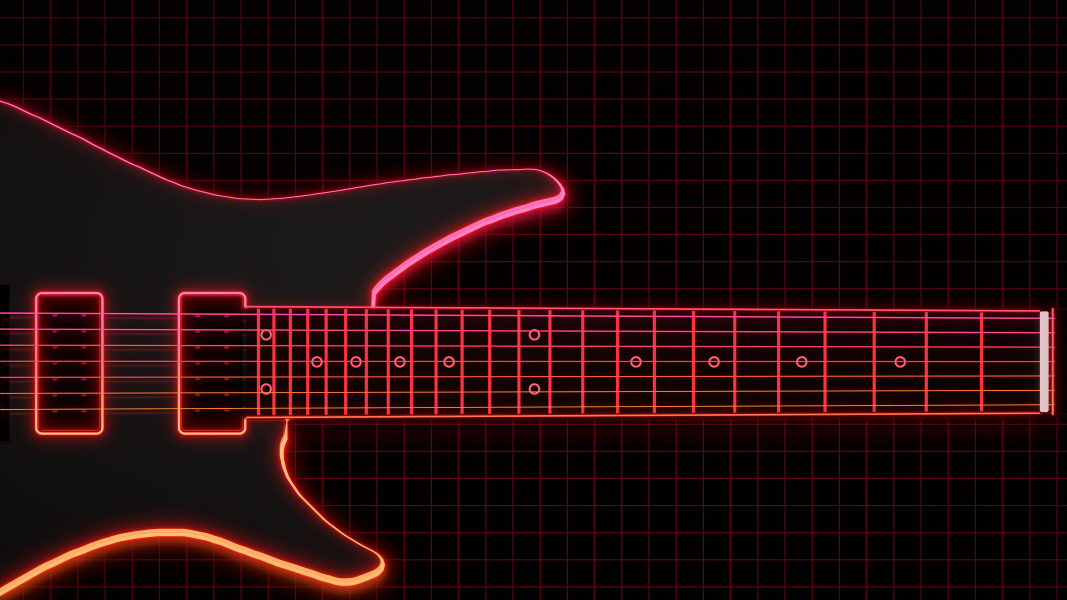
#> input picture resources/guitar/guitar.jpg, 3200 x 1800 px (shown at 1/3 size)
$ python trace_body.py guitar.jpg guitar.jpg 5 1.0
#> lines starting #> are read from the running program, lines starting #| are printed output that depends on the picture; after the words box and inside, x2 and y2 are one past the last pixel; in counts of white or black regions, pixels touching at a corner belong together
# Traces a guitar body's outline off a photo, for guitar3d.py (PR7-I 0.4.0's body came from the owner's photo this way).
# The photo: the guitar straight on, neck up, on a plain light background. Writes the outline in millimetres from the
# fretboard's end (toward the neck +x) and the neck's centre line (toward the low strings +y), as body-outline.json.
#   python3 trace_body.py <photo> <out.json> [board end row] [neck width mm]
#   board end row: the photo's pixel row where the fretboard ends (default: asked of you by looking at the preview)
#   neck width mm: the neck's width there, which scales the photo (default 64, PR7-I's neck)
# It also writes <out>.png, the outline drawn on the photo, to check by eye. Needs OpenCV (pip install opencv-python-headless).
# The photo itself is never committed: only the outline is.
import cv2, numpy as np, sys, json, os
# Options (environment), for photos unlike the RG one (their defaults keep that trace exactly as it was):
#   TRACE_SHADOWS=1      pale grey (bright, colourless) pixels count as background: a drop shadow isn't body
#   TRACE_NECK_ROWS=n    measure the neck in the photo's top n rows only (above the horns, where only the neck is)
#   TRACE_SMOOTH=n       smooth the outline over n pixels (a phone photo's edge is ragged with the wood's grain and JPEG)

src, out = sys.argv[1], sys.argv[2]
board_end = int(sys.argv[3]) if len(sys.argv) > 3 else None
neck_mm = float(sys.argv[4]) if len(sys.argv) > 4 else 64.0
im = cv2.imread(src)
#> im is the input picture: shape (1800, 3200, 3); mean B, G, R 10.3, 9, 32.1
g = cv2.cvtColor(im, cv2.COLOR_BGR2GRAY)
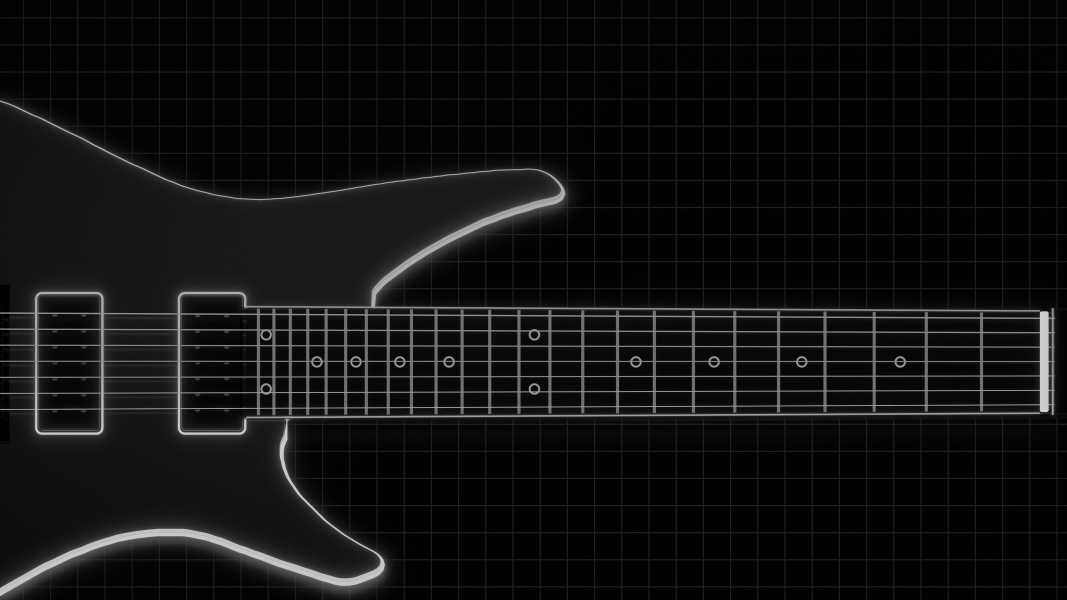
#> g: shape (1800, 3200) (shown at 1/3 size); min 0, max 219, mean 16.2
h, w = g.shape
#> h = 1800; w = 3200
# the guitar: everything not joined to the background at the photo's corners
fg = (g < 235).astype(np.uint8)
#> fg: shape (1800, 3200); every value is 1
plain = fg.copy()   # (the neck is measured on this: with TRACE_SHADOWS the pale fret wires would break it up)
if os.environ.get("TRACE_SHADOWS") == "1":
    spread = im.max(axis=2).astype(int) - im.min(axis=2).astype(int)
    fg[(g > 150) & (spread < 14)] = 0   # light and neutral grey: a shadow (pale wood has a tint, so it stays)
ff = (1 - fg).copy()
#> ff: shape (1800, 3200); every value is 0
mask = np.zeros((h + 2, w + 2), np.uint8)
for corner in ((0, 0), (w - 1, h - 1)):   # (as PR7-I 0.4.0's trace: the outline must come out the same)
    if ff[corner[1], corner[0]]:
        cv2.floodFill(ff, mask, corner, 2)
guitar = (ff != 2).astype(np.uint8)
ffp = (1 - plain).copy()
maskp = np.zeros((h + 2, w + 2), np.uint8)
for corner in ((0, 0), (w - 1, h - 1)):
    if ffp[corner[1], corner[0]]:
        cv2.floodFill(ffp, maskp, corner, 2)
plainGuitar = (ffp != 2).astype(np.uint8)
# the neck: the run of pixels round the centre column in the top rows, its edges fitted as straight lines
rows = range(20, int(os.environ.get("TRACE_NECK_ROWS", "300")), 10)   # (the photo's top rows: only the neck there)
cx = None; L = []; R = []
for y in rows:
    xs = np.where(plainGuitar[y])[0]
    runs = np.split(xs, np.where(np.diff(xs) > 1)[0] + 1)
    run = max(runs, key=len) if cx is None else min(runs, key=lambda r: abs((r[0] + r[-1]) / 2 - cx))
    cx = (run[0] + run[-1]) / 2; L.append(run[0]); R.append(run[-1])
#> after the loop, L = 28 values from 0 to 0; R = 28 values from 3199 to 3199
fl = np.polyfit(list(rows), L, 1); fr = np.polyfit(list(rows), R, 1)
#> after `fl = np.polyfit(list(rows), L, 1)`: fl = [0, 0]
#> after `fr = np.polyfit(list(rows), R, 1)`: fr = [-4.87e-15, 3199]
if board_end is None:
    preview = im.copy()
    for y in range(0, h, 50):
        cv2.line(preview, (0, y), (40, y), (0, 0, 255), 1); cv2.putText(preview, str(y), (44, y + 4), 0, 0.4, (0, 0, 255), 1)
    cv2.imwrite(out.replace('.json', '-rows.png'), preview)
    sys.exit("Look at " + out.replace('.json', '-rows.png') + " and give the row where the fretboard ends as the third argument")
# the neck cut away down to the board's end (under the neck, nothing shows: the 3D neck covers it)
for y in range(0, board_end):
    a, b = int(np.polyval(fl, y)) - 3, int(np.polyval(fr, y)) + 3
    guitar[y, max(0, a):min(w, b + 1)] = 0
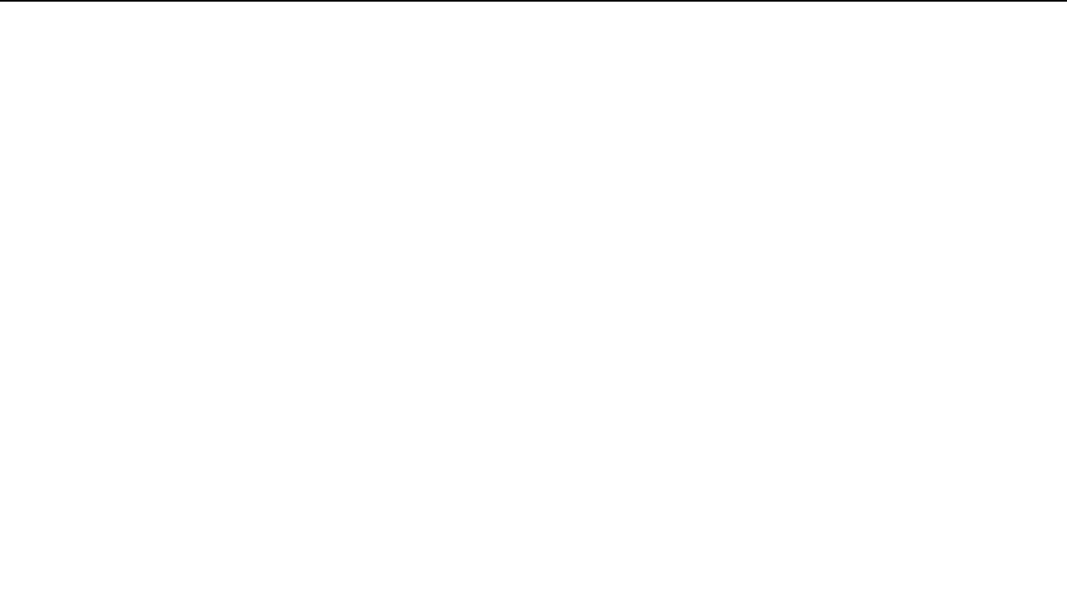
#> guitar: shape (1800, 3200) (shown at 1/3 size); values 0 (black) and 1 (white), 99.7% white; 1 black region
# strap buttons and other small bits off
guitar = cv2.morphologyEx(guitar, cv2.MORPH_OPEN, cv2.getStructuringElement(cv2.MORPH_ELLIPSE, (23, 23)))
contours, _ = cv2.findContours(guitar, cv2.RETR_EXTERNAL, cv2.CHAIN_APPROX_NONE)
#> contours = 1 contour; box (x1, y1, x2, y2) and area: (0, 5, 3200, 1800) 5739006
c = max(contours, key=cv2.contourArea)
#> c = contour of 9986 points, box (x1, y1, x2, y2) (0, 5, 3200, 1800), area 5739006
if int(os.environ.get("TRACE_SMOOTH", "0")) > 1:
    n = int(os.environ["TRACE_SMOOTH"])
    pts = c[:, 0, :].astype(float)
    kernel = np.ones(n) / n
    wrap = np.concatenate([pts[-n:], pts, pts[:n]])
    c = np.stack([np.convolve(wrap[:, 0], kernel, "same"), np.convolve(wrap[:, 1], kernel, "same")], axis=1)[n:-n]
    c = np.round(c).astype(np.int32).reshape(-1, 1, 2)
neck_px = float(np.polyval(fr, board_end) - np.polyval(fl, board_end))
#> neck_px = 3199
centre = float(np.polyval(fl, board_end) + np.polyval(fr, board_end)) / 2
#> centre = 1599.5
k = neck_mm / neck_px
#> k = 0.000313
simple = cv2.approxPolyDP(c, 1.2, True)[:, 0, :]
#> simple = [[0, 5], [0, 1799], [3199, 1799], [3199, 5]]
points = [[round((board_end - py) * k, 2), round((centre - px) * k, 2)] for px, py in simple]
#> points = [[0, 0.5], [-0.56, 0.5], [-0.56, -0.5], [0, -0.5]]
json.dump({"about": "The body's outline in millimetres: x from where the fretboard ends (toward the neck +), y from the neck's "
                    "centre line (toward the low strings +). Traced off a photo (trace_body.py); no maker's name or logo used.",
           "points": points}, open(out, "w"))
vis = im.copy()
cv2.polylines(vis, [c], True, (0, 0, 255), 3)
cv2.line(vis, (0, board_end), (w, board_end), (0, 200, 0), 1)
cv2.imwrite(out.replace('.json', '.png'), vis)
xs = [p[0] for p in points]; ys = [p[1] for p in points]
#> after `xs = [p[0] for p in points]`: xs = [0, -0.56, -0.56, 0]
#> after `ys = [p[1] for p in points]`: ys = [0.5, 0.5, -0.5, -0.5]
print(f"{len(points)} points; {max(xs) - min(xs):.0f} mm long, {max(ys) - min(ys):.0f} mm wide; check {out.replace('.json', '.png')}")
#| 4 points; 1 mm long, 1 mm wide; check guitar.jpg
